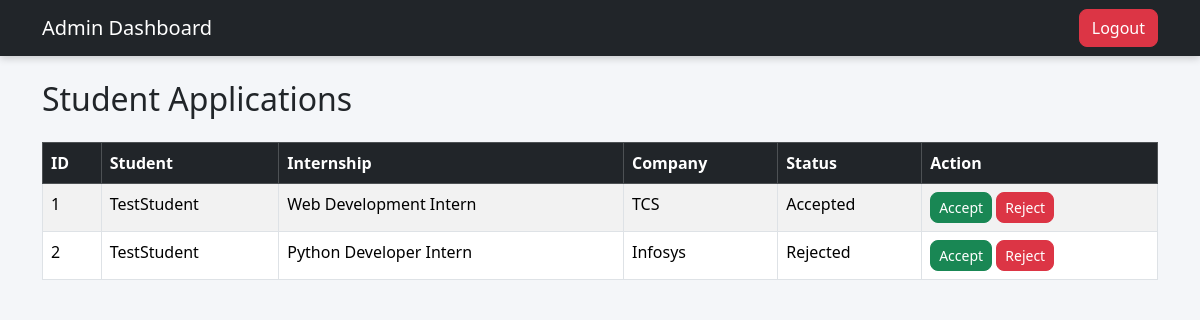
Screenshot of /admin (signed in) with the database file from the repository.
### tables this page shows
CREATE TABLE applications (
    id INTEGER PRIMARY KEY AUTOINCREMENT,
    student_id INTEGER,
    internship_title TEXT,
    company TEXT,
    status TEXT DEFAULT 'Applied',
    FOREIGN KEY(student_id) REFERENCES students(id)
);

CREATE TABLE students (
    id INTEGER PRIMARY KEY AUTOINCREMENT,
    name TEXT NOT NULL,
    email TEXT UNIQUE NOT NULL,
    phone TEXT NOT NULL,
    password TEXT NOT NULL,
    role TEXT DEFAULT 'student'
);

### app.py (the view)
@app.route("/admin")
def admin():
    if "admin" not in session:
        return redirect("/login")
    conn = get_db()
    cur = conn.cursor()
    cur.execute("""
        SELECT applications.*,
               students.name
        FROM applications
        JOIN students
        ON applications.student_id=students.id
    """)
    applications = cur.fetchall()
    return render_template(
        "admin_dashboard.html",
        applications=applications
    )

### app.py (called while the page is built)
def get_db():
    conn = sqlite3.connect("internship.db")
    conn.row_factory = sqlite3.Row
    return conn

### templates/admin_dashboard.html (shortened to what this page needs)
<!DOCTYPE html>
<html lang="en">
<head>
    <link href="https://cdn.jsdelivr.net/npm/bootstrap@5.3.3/dist/css/bootstrap.min.css" rel="stylesheet">
    <link rel="stylesheet" href="{{ url_for('static', filename='style.css') }}">
</head>
<body>
<nav class="navbar navbar-dark bg-dark">
    <div class="container">
        <span class="navbar-brand">
            Admin Dashboard
        </span>
        <a href="/logout" class="btn btn-danger">
            Logout
        </a>
    </div>
</nav>
<div class="container mt-4">
    <h2 class="mb-4">
        Student Applications
    </h2>
    <table class="table table-bordered table-striped">
        <thead class="table-dark">
            <tr>
                <th>ID</th>
                <th>Student</th>
                <th>Internship</th>
                <th>Company</th>
                <th>Status</th>
                <th>Action</th>
            </tr>
        </thead>
        <tbody>
        {% for app in applications %}
            <tr>
                <td>{{ app.id }}</td>
                <td>{{ app.name }}</td>
                <td>{{ app.internship_title }}</td>
                <td>{{ app.company }}</td>
                <td>{{ app.status }}</td>
                <td>
                    <a href="/update/{{ app.id }}/Accepted"
                       class="btn btn-success btn-sm">
                        Accept
                    </a>
                    <a href="/update/{{ app.id }}/Rejected"
                       class="btn btn-danger btn-sm">
                        Reject
                    </a>
                </td>
            </tr>
        {% endfor %}
        </tbody>
    </table>
</div>
</body>
</html>

### static/style.css (style rules this page uses)
body { background:#f4f6f9; }
.table { background:white; }
.navbar { box-shadow:0 2px 8px rgba(0,0,0,0.2); }
.btn { border-radius:8px; }

### rows the page displays
applications: id "1", name "TestStudent", internship_title "Web Development Intern", company "TCS", status "Accepted"
applications: id "2", name "TestStudent", internship_title "Python Developer Intern", company "Infosys", status "Rejected"
